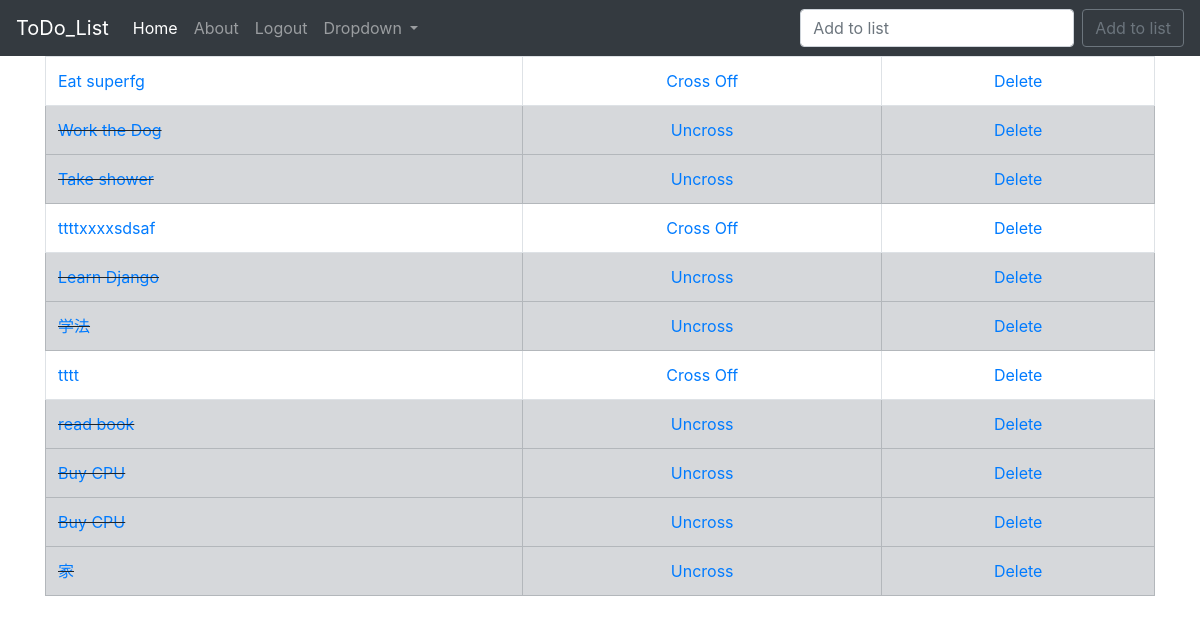
The page / on the database its author committed.
### todo_list/models.py (models this page shows, shortened)
class List(models.Model):
  item = models.CharField(max_length=200)
  completed = models.BooleanField(default = False)

### todo_list/views.py (the view)
# urls.py: 2. Add a URL to urlpatterns:  path('', views.home, name='home')
def home(request):
  if request.method == 'POST':
    form = ListForm(request.POST or None)
    if form.is_valid():
      form.save()
      all_items = List.objects.all
      messages.success(request, ('Item Has Been Added To List!'))
      return render(request,'home.html', {'all_items':all_items})
  else:
    all_items = List.objects.all
    return render(request, 'home.html', {'all_items':all_items})

### todo_list/templates/home.html (shortened to what this page needs)
{% extends 'base.html' %}
{% block content %}
  {% if all_items %}
    <table class="table table-bordered">
      {%for things in all_items %}
        {%if things.completed %}
          <tr class="table-secondary">
            <td class="striker"> <a href="{%url 'edit' things.id %}"> {{things.item}}</a></td>
            <td><center><a href="{% url 'uncross' things.id %}">Uncross</a></center></td>
            <td><center><a href="{%url 'delete' things.id %}">Delete</a></center></td>
          </tr>
        {% else %}
          <tr>
            <td> <a href="{% url 'edit' things.id %}"> {{things.item}}</a></td>
            <td><center> <a href="{% url 'cross_off' things.id %}">Cross Off</a></center></td>
            <td><center><a href="{%url 'delete' things.id %}">Delete</a></center></td>
          </tr>
        {% endif %}
      {% endfor %}
    </table>
  {% endif %}
{% endblock %}

### static/css/my_style.css (style rules this page uses)
.striker { text-decoration: line-through; }

### rows shown on the page
List: item "Eat superfg"
List: item "Work the Dog"
List: item "Take shower"
List: item "ttttxxxxsdsaf"
List: item "Learn Django"
List: item "学法"
List: item "tttt"
List: item "read book"
List: item "Buy CPU"
List: item "Buy CPU"
List: item "家"
